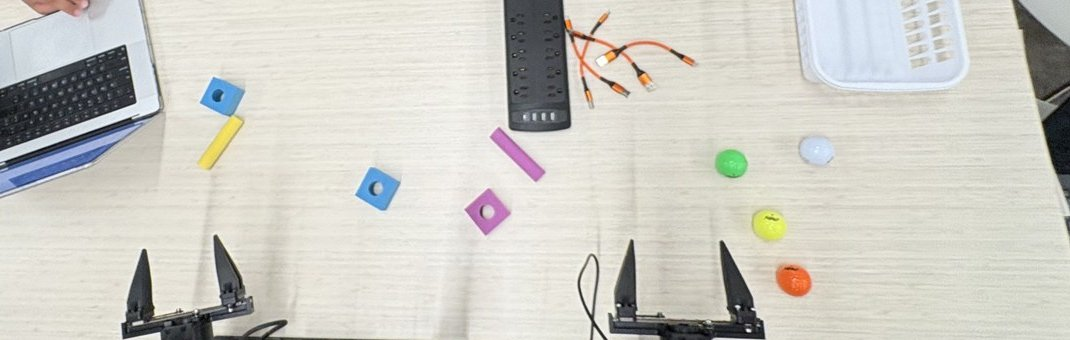
#> input picture tests/data/table_c_topdown.jpg, 1070 x 340 px
$ python proto.py ../../tests/data/table_c_topdown.jpg
#> lines starting #> are read from the running program, lines starting #| are printed output that depends on the picture; after the words box and inside, x2 and y2 are one past the last pixel; in counts of white or black regions, pixels touching at a corner belong together
"""Prototype: find orange ferrules and measure the metal tip beyond each."""
import sys
import numpy as np, cv2

def ends(bgr, work_w=800, debug=None):
#> called with work_w = 800
    h0, w0 = bgr.shape[:2]
#> h0 = 340; w0 = 1070
    s = work_w / w0
#> s = 0.748
    im = cv2.resize(bgr, (work_w, round(h0 * s)), interpolation=cv2.INTER_AREA)
#> bgr is the input picture: shape (340, 1070, 3); mean B, G, R 196.7, 203.9, 205.2
    hsv = cv2.cvtColor(im, cv2.COLOR_BGR2HSV)
#> hsv: shape (254, 800, 3); mean H, S, V 39.6, 20.2, 208.7
    H, S, V = hsv[..., 0].astype(int), hsv[..., 1].astype(int), hsv[..., 2].astype(int)
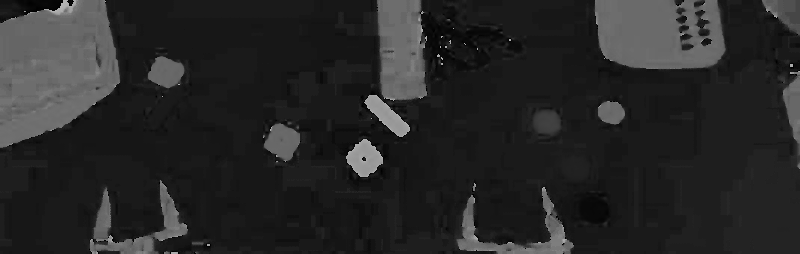
#> H: shape (254, 800) int64; min 0, max 179, mean 39.6
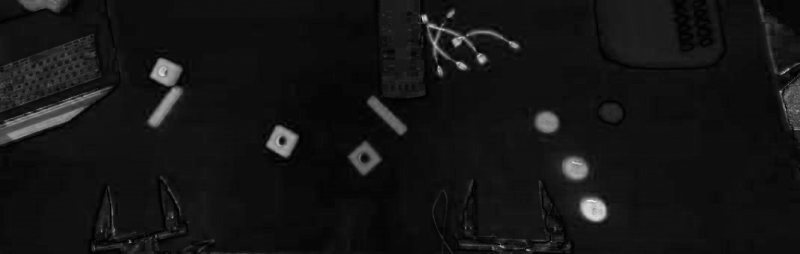
#> S: shape (254, 800) int64; min 0, max 236, mean 20.2
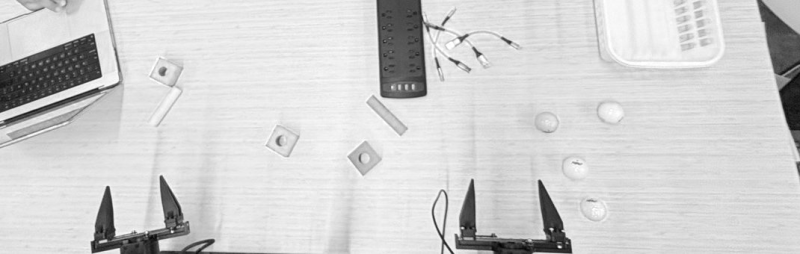
#> V: shape (254, 800) int64; min 2, max 255, mean 208.7
    orange = ((H >= 4) & (H <= 22) & (S >= 120) & (V >= 70)).astype(np.uint8)
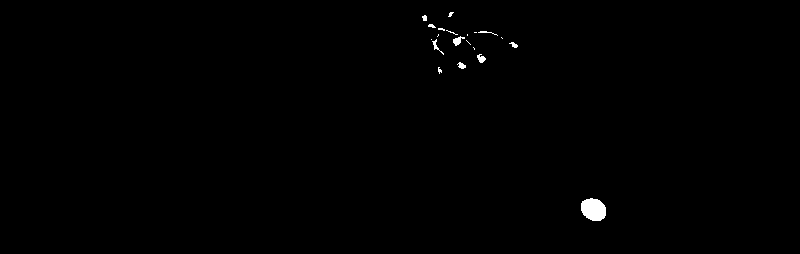
#> orange: shape (254, 800); values 0 (black) and 1 (white), 0.41% white; 20 white regions (11 under 20 px), largest, box (x1, y1, x2, y2) and area: (581, 198, 606, 221) 454, (453, 36, 465, 46) 61, (477, 54, 486, 63) 50
    orange = cv2.morphologyEx(orange, cv2.MORPH_CLOSE, np.ones((3, 3), np.uint8))
#> orange: shape (254, 800); values 0 (black) and 1 (white), 0.41% white; 18 white regions (8 under 20 px), largest, box (x1, y1, x2, y2) and area: (581, 198, 606, 221) 454, (453, 36, 465, 46) 64, (477, 54, 486, 63) 53
    n, lab, stats, cent = cv2.connectedComponentsWithStats(orange)
#> lab: shape (254, 800) int32; 19 distinct labels, from 0 to 18
#> n = 19; stats = 19 rows, first 6: [0, 0, 800, 254, 202358], [448, 12, 6, 5, 17], [422, 15, 5, 6, 24], [428, 24, 8, 4, 21], [438, 28, 20, 7, 29], [474, 31, 24, 5, 31]; cent = 19 rows, first 8: [398.9, 126.5], [450.3, 13.82], [424.3, 17.62], [431.2, 25.52], [446.2, 30.41], [484.9, 32.13], [437.7, 35], [467, 34.5]
    out = []
    dark = (V < 70)
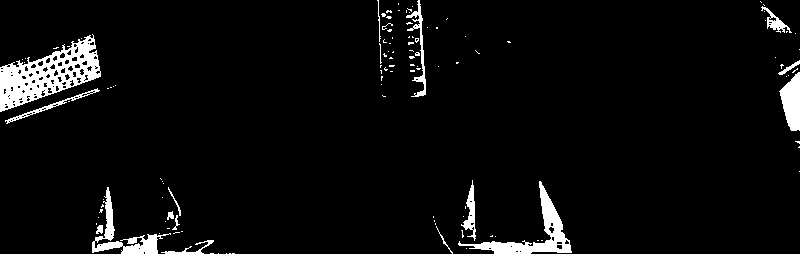
#> dark: shape (254, 800) bool; 4.6% white; 119 white regions (101 under 20 px), largest, box (x1, y1, x2, y2) and area: (0, 34, 101, 112) 3408, (458, 181, 572, 254) 1707, (92, 187, 171, 254) 1134
    for i in range(1, n):
        area = stats[i, cv2.CC_STAT_AREA]
        if area < 60:
            continue
        ys, xs = np.nonzero(lab == i)
        pts = np.stack([xs, ys], 1).astype(float)
        c = pts.mean(0)
        ev, evec = np.linalg.eigh(np.cov((pts - c).T))
        ax = evec[:, 1]; perp = evec[:, 0]
        proj = (pts - c) @ ax; pp = (pts - c) @ perp
        L = proj.max() - proj.min(); W = pp.max() - pp.min()
        fill = area / max(L * W, 1)
        if not (1.1 <= L / max(W, 1) <= 3.5 and fill > 0.6):
            continue        # cable runs are long and thin; ferrules are compact, filled rectangles
        # which end has the black strain relief?
        def darkness(sign):
            vals = []
            for t in np.linspace(0.05, 0.4, 8) * L:
                for u in np.linspace(-0.3, 0.3, 5) * W:
                    p = c + ax * sign * (L / 2 + t) + perp * u
                    x, y = int(round(p[0])), int(round(p[1]))
                    if 0 <= x < im.shape[1] and 0 <= y < im.shape[0]:
                        vals.append(dark[y, x])
            return np.mean(vals) if vals else 0
        sign = 1 if darkness(1) < darkness(-1) else -1   # tip on the less dark side
        # table brightness: ring around the ferrule
        ring = []
        for a in np.linspace(0, 2 * np.pi, 24, endpoint=False):
            p = c + (ax * np.cos(a) * L + perp * np.sin(a) * W) * 1.6
            x, y = int(p[0]), int(p[1])
            if 0 <= x < im.shape[1] and 0 <= y < im.shape[0]:
                ring.append(V[y, x])
        vt = np.median(ring) if ring else 200
        # walk outwards from the ferrule's tip end; at each step the width of "not table, not orange" pixels
        widths = []
        for t in np.arange(1, 1.5 * L, 1.0):
            row = 0
            for u in np.arange(-0.8 * W, 0.8 * W + 1, 1.0):
                p = c + ax * sign * (proj.max() if sign > 0 else -proj.min()) + ax * sign * t + perp * u
                x, y = int(round(p[0])), int(round(p[1]))
                if not (0 <= x < im.shape[1] and 0 <= y < im.shape[0]):
                    continue
                metal = abs(V[y, x] - vt) > 35 and S[y, x] < 110
                row += metal
            widths.append(row)
        widths = np.array(widths, float)
        on = widths >= 0.3 * W
        # tip length = first run of "on" steps starting within the first few steps
        tl = 0
        started = False
        for k, o in enumerate(on):
            if o:
                started = True; tl = k + 1
            elif started:
                break
            elif k > 0.15 * L:
                break
        tw = np.median(widths[:tl]) if tl else 0
        out.append(dict(c=(c / s).round().tolist(), L=L, W=W, tip_len=tl / L, tip_w=tw / W, ax=ax, sign=sign,
                        box=(c, ax, perp, L, W, tl)))
#> this loop made 18 passes
#> area on passes 2, 3, 4, 5, 11, 13, 15, 16: 24, 21, 29, 31, 45, 29, 53, 40
#> (area, c, ev, evec, L, W, fill) on passes 8, 18: (64, [457.5, 40.11], [3.42, 10.1], [[-0.598, -0.801], [-0.801, 0.598]], 12, 7, 0.762), (454, [593.2, 209.1], [28.7, 45.78], [[0.501, -0.865], [-0.865, -0.501]], 27.06, 21.23, 0.79)
#> after the loop, out = 2 items
    if debug is not None:
        for e in out:
            c, ax, perp, L, W, tl = e['box']
            tipc = c + ax * e['sign'] * (L / 2 + tl / 2)
            cv2.circle(im, tuple(int(v) for v in tipc), 6, (0, 255, 0), 2)
            cv2.putText(im, f"l{e['tip_len']:.2f} w{e['tip_w']:.2f}", tuple(int(v) for v in c + 12), 0, 0.5,
                        (255, 0, 0), 2)
#> this loop made 2 passes
#> (c, ax, perp, L, W, tl, tipc) on passes 1 to 2: ([457.5, 40.11], [-0.801, 0.598], [-0.598, -0.801], 12, 7, 0, [452.7, 43.7]), ([593.2, 209.1], [-0.865, -0.501], [0.501, -0.865], 27.06, 21.23, 0, [604.9, 215.9])
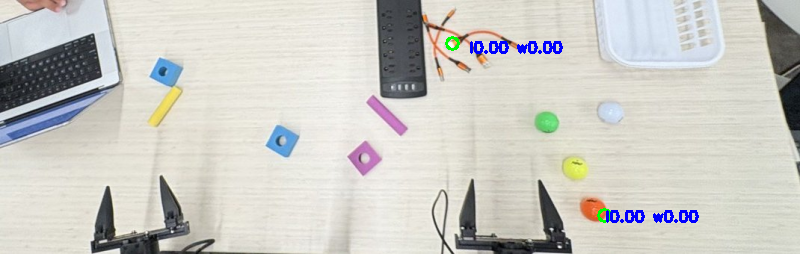
#> im: shape (254, 800, 3); mean B, G, R 196.9, 202.6, 203.6
        cv2.imwrite(debug, im)
    return out

if __name__ == "__main__":
    for path in sys.argv[1:]:
        res = ends(cv2.imread(path), debug=path.rsplit('.', 1)[0] + '_ends.jpg')
#> res = 2 items
        for e in res:
            print(path.split('/')[-1], [round(v) for v in e['c']], f"L{e['L']:.0f} W{e['W']:.0f} tip_len {e['tip_len']:.2f} tip_w {e['tip_w']:.2f}")
#> this loop made 2 passes
#| table_c_topdown.jpg [612, 54] L12 W7 tip_len 0.00 tip_w 0.00
#| table_c_topdown.jpg [793, 280] L27 W21 tip_len 0.00 tip_w 0.00

$ run again, on paper/figs/station_ball_in_bin.jpg
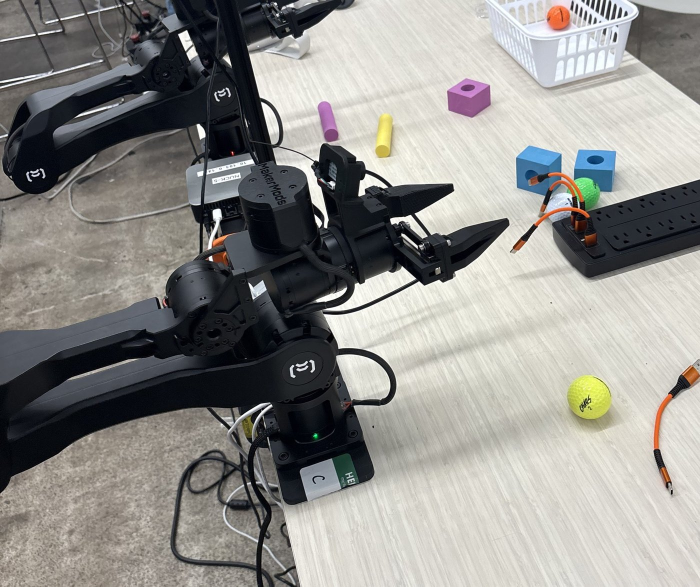
#> input picture paper/figs/station_ball_in_bin.jpg, 1400 x 1173 px (shown at 1/2 size)
#> h0 = 1173; w0 = 1400
#> s = 0.571
#> in ends, bgr is the input picture: shape (1173, 1400, 3); mean B, G, R 138.9, 142.5, 143.7
#> hsv: shape (670, 800, 3); mean H, S, V 53.4, 38.6, 147.7
#> in ends, `orange = ((H >= 4) & (H <= 22) & (S >= 120) & (V >= 70)).astype(np.uin..`:
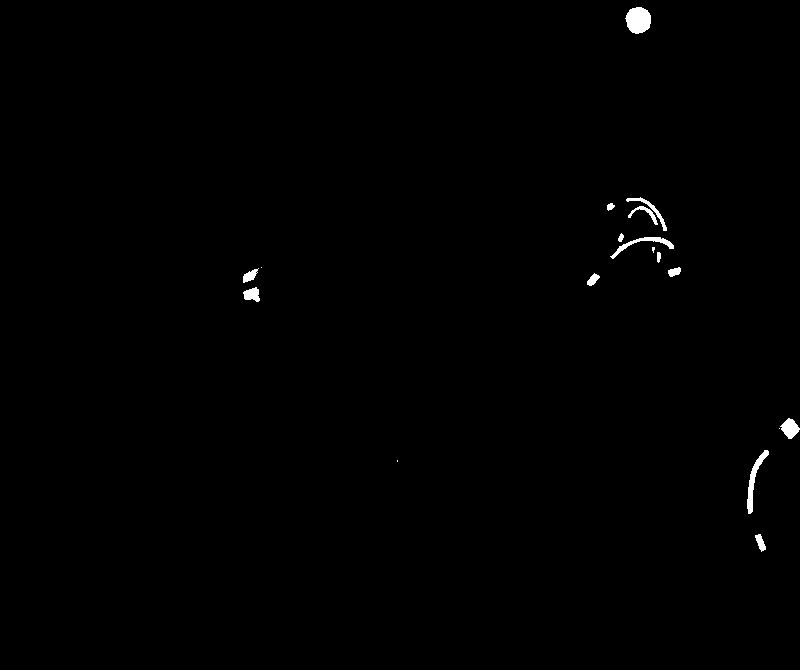
#> orange: shape (670, 800); values 0 (black) and 1 (white), 0.47% white; 18 white regions (4 under 20 px), largest, box (x1, y1, x2, y2) and area: (625, 7, 651, 34) 538, (747, 450, 769, 514) 371, (610, 237, 674, 259) 292
#> lab: shape (670, 800) int32; 17 distinct labels, from 0 to 16
#> n = 17; stats = 17 rows, first 6: [0, 0, 800, 670, 533446], [625, 7, 26, 27, 538], [626, 197, 41, 34, 369], [607, 203, 8, 8, 43], [618, 233, 6, 9, 35], [610, 237, 64, 22, 294]; cent = 17 rows, first 8: [398.4, 334.8], [638, 19.76], [648.2, 211], [610, 206.3], [620.5, 237.4], [643, 243.6], [652.9, 248.8], [658.3, 256.5]
#> dark: shape (670, 800) bool; 24.7% white; 163 white regions (128 under 20 px), largest, box (x1, y1, x2, y2) and area: (0, 0, 582, 670) 118223, (631, 205, 800, 317) 11144, (22, 0, 76, 79) 369
#> the loop in ends, `for i in range(1, n):` made 16 passes
#> (area, c, ev, evec, L, W, fill) on passes 1, 2, 5, 9: (538, [638, 19.76], [40.78, 45.29], [[-1, -0.00234], [-0.00234, 1]], 26.01, 25.01, 0.827), (369, [648.2, 211], [24.29, 154], [[0.58, -0.814], [-0.814, -0.58]], 50.57, 24.64, 0.296), (294, [643, 243.6], [17.1, 382.6], [[-0.171, -0.985], [-0.985, 0.171]], 63.95, 15.79, 0.291), (89, [674, 271.5], [4.1, 13.31], [[-0.34, -0.941], [-0.941, 0.34]], 12.98, 7.42, 0.924)
#> after the loop in ends, `for i in range(1, n):`: out = 5 items
#> the loop in ends, `for e in out:` made 5 passes
#> (c, ax, perp, L, W, tl, tipc) on passes 1 to 5: ([674, 271.5], [-0.941, 0.34], [-0.34, -0.941], 12.98, 7.42, 0, [667.9, 273.7]), ([249.7, 275.3], [-0.793, 0.609], [-0.609, -0.793], 20.42, 9.45, 30, [229.7, 290.6]), ([592.7, 279.3], [-0.692, 0.722], [-0.722, -0.692], 14.11, 7.07, 4, [586.4, 285.8]), ([251.7, 294.2], [-0.998, -0.0621], [0.0621, -0.998], 16.47, 13.97, 5, [262.4, 294.9]), ([760.1, 542.1], [0.364, 0.931], [-0.931, 0.364], 17.09, 6.32, 17, [766.3, 558])
#> after the loop in ends, `for e in out:`:
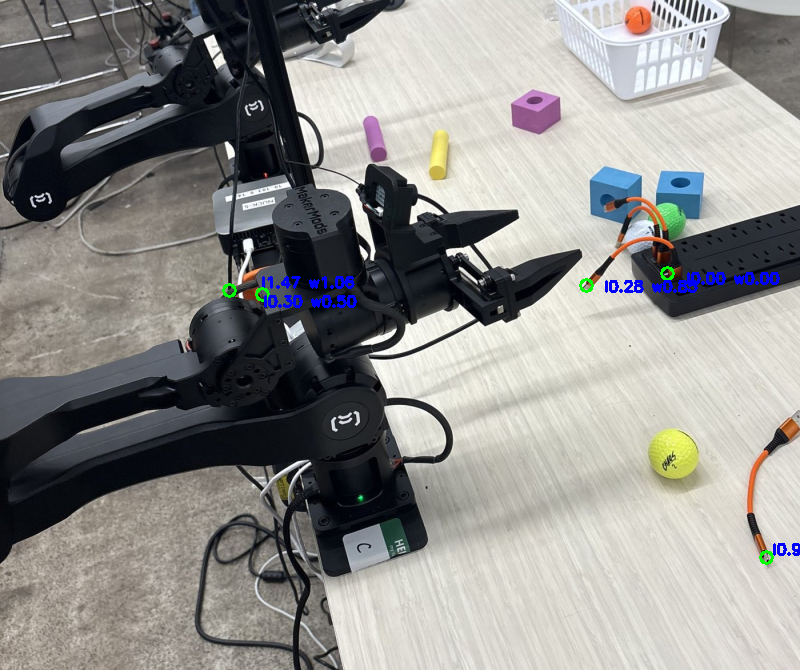
#> im: shape (670, 800, 3); mean B, G, R 139.7, 142.3, 143.2
#> the loop `for e in res:` made 5 passes
#| station_ball_in_bin.jpg [1180, 475] L13 W7 tip_len 0.00 tip_w 0.00
#| station_ball_in_bin.jpg [437, 482] L20 W9 tip_len 1.47 tip_w 1.06
#| station_ball_in_bin.jpg [1037, 489] L14 W7 tip_len 0.28 tip_w 0.85
#| station_ball_in_bin.jpg [440, 515] L16 W14 tip_len 0.30 tip_w 0.50
#| station_ball_in_bin.jpg [1330, 949] L17 W6 tip_len 0.99 tip_w 0.79

$ run again, on paper/figs/station_overhead.jpg
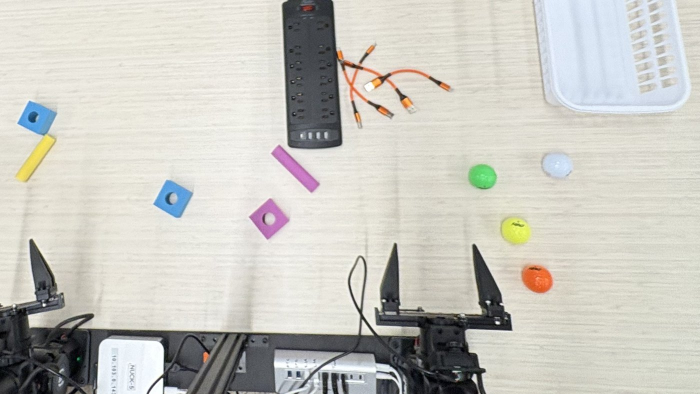
#> input picture paper/figs/station_overhead.jpg, 1400 x 788 px (shown at 1/2 size)
#> h0 = 788; w0 = 1400
#> s = 0.571
#> in ends, bgr is the input picture: shape (788, 1400, 3); mean B, G, R 192.4, 199.4, 200.6
#> hsv: shape (450, 800, 3); mean H, S, V 42.6, 19.9, 203.9
#> in ends, `orange = ((H >= 4) & (H <= 22) & (S >= 120) & (V >= 70)).astype(np.uin..`:
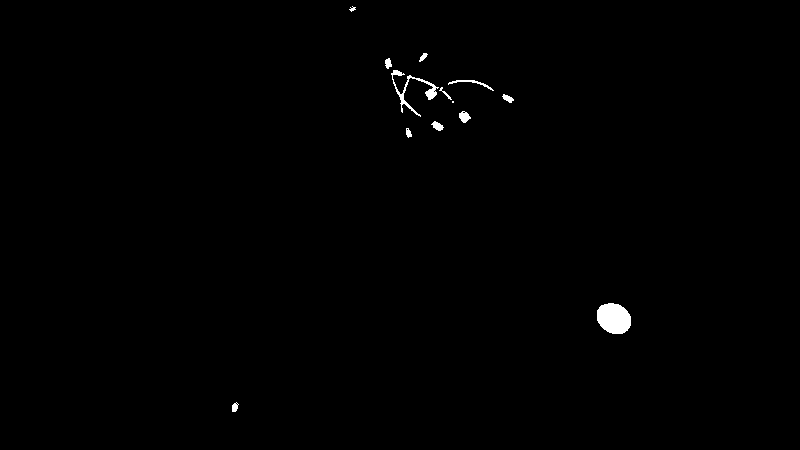
#> orange: shape (450, 800); values 0 (black) and 1 (white), 0.5% white; 13 white regions (1 under 20 px), largest, box (x1, y1, x2, y2) and area: (597, 303, 631, 334) 837, (391, 70, 439, 117) 400, (448, 80, 494, 91) 104
#> lab: shape (450, 800) int32; 13 distinct labels, from 0 to 12
#> n = 13; stats = 13 rows, first 6: [0, 0, 800, 450, 358160], [349, 6, 7, 6, 25], [419, 53, 9, 9, 41], [385, 58, 7, 11, 55], [391, 70, 61, 47, 455], [448, 80, 46, 11, 104]; cent = 13 rows, first 8: [398.9, 224.6], [352.1, 8.4], [422.8, 56.66], [387.7, 62.98], [416, 90.13], [471.1, 82.75], [507.5, 98.03], [452.5, 101.5]
#> dark: shape (450, 800) bool; 6.4% white; 174 white regions (140 under 20 px), largest, box (x1, y1, x2, y2) and area: (315, 280, 584, 450) 9362, (0, 350, 107, 450) 7051, (324, 0, 390, 169) 2025
#> the loop in ends, `for i in range(1, n):` made 12 passes
#> area on passes 1, 2, 3, 6, 10, 12: 25, 41, 55, 59, 42, 49
#> after the loop in ends, `for i in range(1, n):`: out = 3 items
#> the loop in ends, `for e in out:` made 3 passes
#> (c, ax, perp, L, W, tl, tipc) on passes 1 to 3: ([464, 116.3], [0.641, 0.767], [-0.767, 0.641], 10.89, 9.22, 0, [467.5, 120.5]), ([437.1, 125.7], [-0.85, -0.527], [0.527, -0.85], 11.98, 6.68, 7, [445.2, 130.7]), ([613.5, 318.1], [-0.861, -0.508], [0.508, -0.861], 36.2, 29, 0, [629.1, 327.3])
#> after the loop in ends, `for e in out:`:
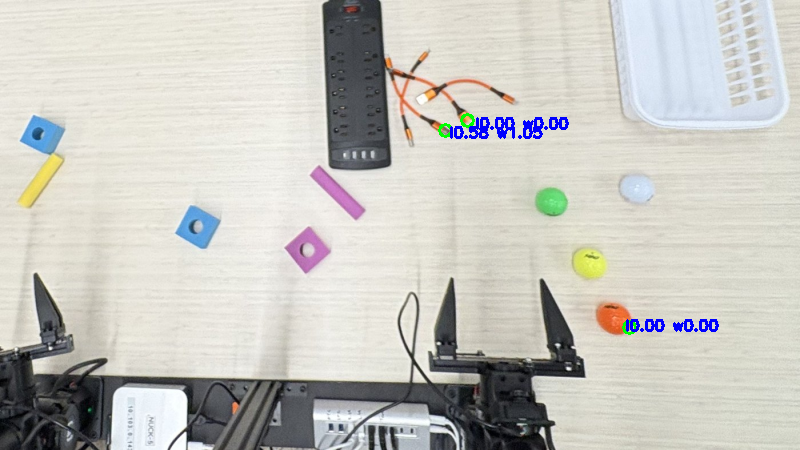
#> im: shape (450, 800, 3); mean B, G, R 192.5, 198.3, 199.3
#> the loop `for e in res:` made 3 passes
#| station_overhead.jpg [812, 204] L11 W9 tip_len 0.00 tip_w 0.00
#| station_overhead.jpg [765, 220] L12 W7 tip_len 0.58 tip_w 1.05
#| station_overhead.jpg [1074, 557] L36 W29 tip_len 0.00 tip_w 0.00
